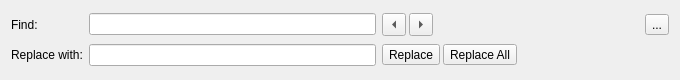
<?xml version="1.0" encoding="UTF-8"?>
<ui version="4.0">
 <class>FindReplaceWidget</class>
 <widget class="QWidget" name="FindReplaceWidget">
  <property name="geometry">
   <rect>
    <x>0</x>
    <y>0</y>
    <width>680</width>
    <height>80</height>
   </rect>
  </property>
  <property name="windowTitle">
   <string>Find</string>
  </property>
  <layout class="QGridLayout" name="gridLayout">
   <item row="1" column="1">
    <widget class="QLineEdit" name="replaceLineEdit">
     <property name="minimumSize">
      <size>
       <width>100</width>
       <height>0</height>
      </size>
     </property>
    </widget>
   </item>
   <item row="0" column="1">
    <widget class="QLineEdit" name="findLineEdit">
     <property name="minimumSize">
      <size>
       <width>100</width>
       <height>0</height>
      </size>
     </property>
     <property name="clearButtonEnabled">
      <bool>true</bool>
     </property>
    </widget>
   </item>
   <item row="0" column="0">
    <widget class="QLabel" name="findLabel">
     <property name="text">
      <string>Find:</string>
     </property>
     <property name="buddy">
      <cstring>findLineEdit</cstring>
     </property>
    </widget>
   </item>
   <item row="1" column="0">
    <widget class="QLabel" name="replaceLabel">
     <property name="text">
      <string>Replace with:</string>
     </property>
     <property name="buddy">
      <cstring>replaceLineEdit</cstring>
     </property>
    </widget>
   </item>
   <item row="1" column="2">
    <widget class="QWidget" name="replaceButtonsWidget" native="true">
     <property name="sizePolicy">
      <sizepolicy hsizetype="Expanding" vsizetype="Preferred">
       <horstretch>0</horstretch>
       <verstretch>0</verstretch>
      </sizepolicy>
     </property>
     <layout class="QHBoxLayout" name="replaceButtonsLayout">
      <property name="spacing">
       <number>3</number>
      </property>
      <property name="leftMargin">
       <number>0</number>
      </property>
      <property name="topMargin">
       <number>0</number>
      </property>
      <property name="rightMargin">
       <number>0</number>
      </property>
      <property name="bottomMargin">
       <number>0</number>
      </property>
      <item>
       <widget class="QToolButton" name="replaceButton">
        <property name="text">
         <string>Replace</string>
        </property>
        <property name="toolButtonStyle">
         <enum>Qt::ToolButtonTextOnly</enum>
        </property>
        <property name="arrowType">
         <enum>Qt::LeftArrow</enum>
        </property>
       </widget>
      </item>
      <item>
       <widget class="QToolButton" name="replaceAllButton">
        <property name="text">
         <string>Replace All</string>
        </property>
        <property name="toolButtonStyle">
         <enum>Qt::ToolButtonTextOnly</enum>
        </property>
       </widget>
      </item>
      <item>
       <spacer name="horizontalSpacer_2">
        <property name="orientation">
         <enum>Qt::Horizontal</enum>
        </property>
        <property name="sizeHint" stdset="0">
         <size>
          <width>40</width>
          <height>20</height>
         </size>
        </property>
       </spacer>
      </item>
     </layout>
    </widget>
   </item>
   <item row="0" column="2">
    <widget class="QWidget" name="findButtonsWidget" native="true">
     <layout class="QHBoxLayout" name="horizontalLayout">
      <property name="spacing">
       <number>3</number>
      </property>
      <property name="leftMargin">
       <number>0</number>
      </property>
      <property name="topMargin">
       <number>0</number>
      </property>
      <property name="rightMargin">
       <number>0</number>
      </property>
      <property name="bottomMargin">
       <number>0</number>
      </property>
      <item>
       <widget class="QToolButton" name="findPreviousButton">
        <property name="text">
         <string/>
        </property>
        <property name="arrowType">
         <enum>Qt::LeftArrow</enum>
        </property>
       </widget>
      </item>
      <item>
       <widget class="QToolButton" name="findNextButton">
        <property name="text">
         <string/>
        </property>
        <property name="arrowType">
         <enum>Qt::RightArrow</enum>
        </property>
       </widget>
      </item>
      <item>
       <spacer name="horizontalSpacer">
        <property name="orientation">
         <enum>Qt::Horizontal</enum>
        </property>
        <property name="sizeHint" stdset="0">
         <size>
          <width>40</width>
          <height>0</height>
         </size>
        </property>
       </spacer>
      </item>
      <item>
       <widget class="QToolButton" name="closeButton">
        <property name="text">
         <string>...</string>
        </property>
        <property name="icon">
         <iconset resource="../resources.qrc">
          <normaloff>:/icons/icon-close.png</normaloff>:/icons/icon-close.png</iconset>
        </property>
       </widget>
      </item>
     </layout>
    </widget>
   </item>
  </layout>
 </widget>
 <tabstops>
  <tabstop>findLineEdit</tabstop>
  <tabstop>findPreviousButton</tabstop>
  <tabstop>findNextButton</tabstop>
  <tabstop>closeButton</tabstop>
  <tabstop>replaceLineEdit</tabstop>
  <tabstop>replaceButton</tabstop>
  <tabstop>replaceAllButton</tabstop>
 </tabstops>
 <resources>
  <include location="../resources.qrc"/>
 </resources>
 <connections>
  <connection>
   <sender>findNextButton</sender>
   <signal>clicked()</signal>
   <receiver>FindReplaceWidget</receiver>
   <slot>findNextClicked()</slot>
   <hints>
    <hint type="sourcelabel">
     <x>427</x>
     <y>32</y>
    </hint>
    <hint type="destinationlabel">
     <x>253</x>
     <y>34</y>
    </hint>
   </hints>
  </connection>
  <connection>
   <sender>findPreviousButton</sender>
   <signal>clicked()</signal>
   <receiver>FindReplaceWidget</receiver>
   <slot>findPreviousClicked()</slot>
   <hints>
    <hint type="sourcelabel">
     <x>396</x>
     <y>19</y>
    </hint>
    <hint type="destinationlabel">
     <x>253</x>
     <y>34</y>
    </hint>
   </hints>
  </connection>
  <connection>
   <sender>closeButton</sender>
   <signal>clicked()</signal>
   <receiver>FindReplaceWidget</receiver>
   <slot>hide()</slot>
   <hints>
    <hint type="sourcelabel">
     <x>659</x>
     <y>23</y>
    </hint>
    <hint type="destinationlabel">
     <x>339</x>
     <y>39</y>
    </hint>
   </hints>
  </connection>
  <connection>
   <sender>replaceButton</sender>
   <signal>clicked()</signal>
   <receiver>FindReplaceWidget</receiver>
   <slot>replaceClicked()</slot>
   <hints>
    <hint type="sourcelabel">
     <x>429</x>
     <y>63</y>
    </hint>
    <hint type="destinationlabel">
     <x>339</x>
     <y>39</y>
    </hint>
   </hints>
  </connection>
  <connection>
   <sender>replaceAllButton</sender>
   <signal>clicked()</signal>
   <receiver>FindReplaceWidget</receiver>
   <slot>replaceAllClicked()</slot>
   <hints>
    <hint type="sourcelabel">
     <x>497</x>
     <y>63</y>
    </hint>
    <hint type="destinationlabel">
     <x>339</x>
     <y>39</y>
    </hint>
   </hints>
  </connection>
  <connection>
   <sender>findLineEdit</sender>
   <signal>returnPressed()</signal>
   <receiver>findNextButton</receiver>
   <slot>click()</slot>
   <hints>
    <hint type="sourcelabel">
     <x>226</x>
     <y>23</y>
    </hint>
    <hint type="destinationlabel">
     <x>416</x>
     <y>23</y>
    </hint>
   </hints>
  </connection>
 </connections>
</ui>
